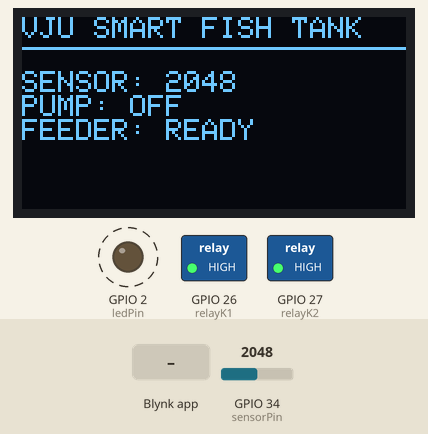
Bench run of a sketch on a simulated ESP32. On the bench: 128×64 one-colour display, switched loads named in the sketch (green lamp = pin HIGH), output pins drawn as LEDs (lit = HIGH). Dashed ring = blinking. Inputs (shaded band) come from the test bench; at power-on: GPIO 34 (sensorPin) = 2048 (analog values on the 0–4095 scale). WiFi joins after 1.5 s; servers stay silent unless stated.

Above: at 3.0 s.
3.1 s: Blynk app writes 1 to V0
At 4.6 s:
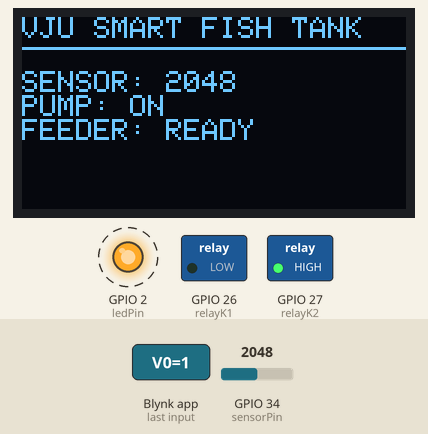
7.1 s: Blynk app writes 1 to V1
At 8.5 s:
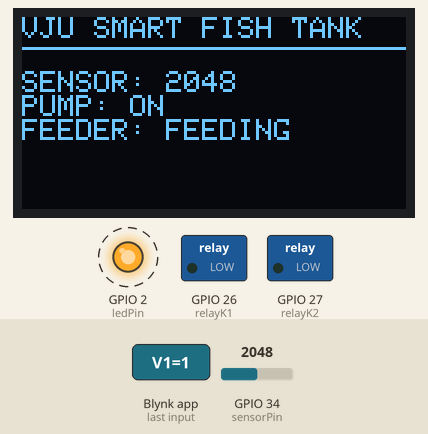
11.1 s: Blynk app writes 0 to V0
At 12.6 s:
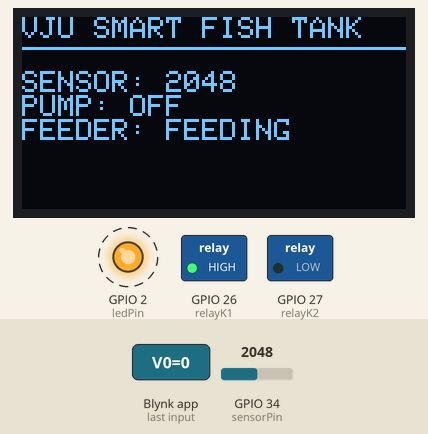
15.1 s: Blynk app writes 0 to V1
At 16.2 s:
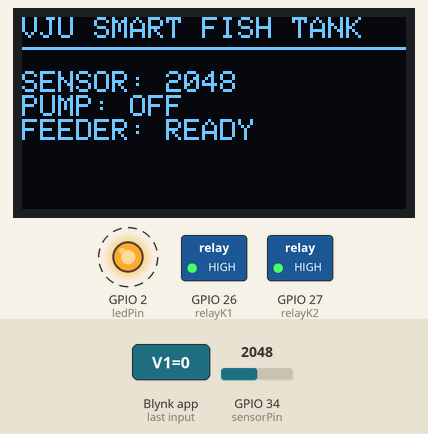
19.1 s: GPIO 34 (sensorPin) set to 2866
At 20.6 s:
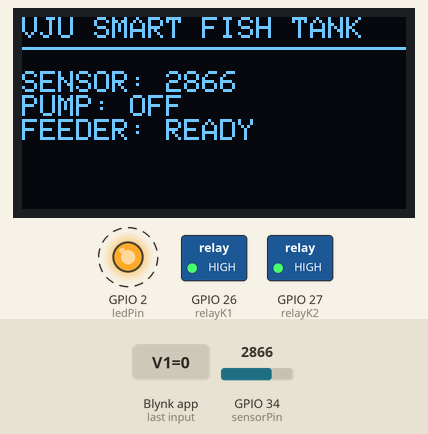
22.4 s: GPIO 34 (sensorPin) set to 3603
At 23.7 s:
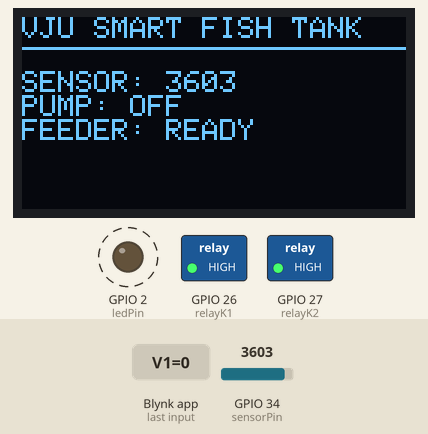
Timing chart, 0 to 26.4 s (numbered marks = the images above; inputs shaded):
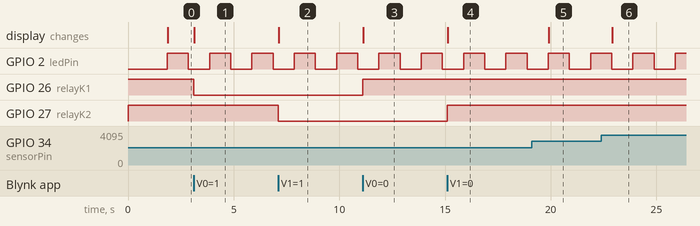

The sketch:

sketch_jan24a.ino
```cpp
#define BLYNK_PRINT Serial

// ======== BLYNK DEFINES (MUST BE FIRST) ========
#define BLYNK_TEMPLATE_ID   "TMPL6391zqRPz"
#define BLYNK_TEMPLATE_NAME "masss"
#define BLYNK_AUTH_TOKEN    "FphjdleehPPuBAJY24h6s2nDS9fDBdLG"

// ======== INCLUDES ========
#include <WiFi.h>
#include <WiFiManager.h>
#include <BlynkSimpleEsp32.h>
#include <Wire.h>
#include <Adafruit_GFX.h>
#include <Adafruit_SSD1306.h>

// ================= HARDWARE =================
#define SCREEN_WIDTH 128
#define SCREEN_HEIGHT 64

#define SDA_PIN 21
#define SCL_PIN 22

Adafruit_SSD1306 display(SCREEN_WIDTH, SCREEN_HEIGHT, &Wire, -1);

// ================= PINS =================
const int sensorPin = 34;   // RAW sensor input
const int relayK1   = 26;   // Pump (ACTIVE LOW)
const int relayK2   = 27;   // Feeder (ACTIVE LOW)
const int ledPin    = 2;

// ================= STATE =================
String pumpStatus   = "OFF";
String feederStatus = "READY";
int sensorValue     = 0;

// ================= OLED =================
void updateDisplay() {
  display.clearDisplay();
  display.setTextColor(WHITE);
  display.setTextSize(1);

  display.setCursor(0, 0);
  display.println("VJU SMART FISH TANK");
  display.drawLine(0, 10, 128, 10, WHITE);

  display.setCursor(0, 18);
  display.print("SENSOR: ");
  display.println(sensorValue);

  display.print("PUMP: ");
  display.println(pumpStatus);

  display.print("FEEDER: ");
  display.println(feederStatus);

  display.display();
}

// ================= BLYNK =================

// Pump ON/OFF (V0)
BLYNK_WRITE(V0) {
  int value = param.asInt();
  digitalWrite(relayK1, value ? LOW : HIGH);
  pumpStatus = value ? "ON" : "OFF";
  updateDisplay();
}

// Feeder HOLD (V1)
BLYNK_WRITE(V1) {
  int value = param.asInt();
  digitalWrite(relayK2, value ? LOW : HIGH);
  feederStatus = value ? "FEEDING" : "READY";
  updateDisplay();
}

// Sync buttons on reconnect
BLYNK_CONNECTED() {
  Blynk.syncVirtual(V0, V1);
}

// ================= SETUP =================
void setup() {
  Serial.begin(115200);

  pinMode(relayK1, OUTPUT);
  pinMode(relayK2, OUTPUT);
  pinMode(ledPin, OUTPUT);
  pinMode(sensorPin, INPUT);

  digitalWrite(relayK1, HIGH);
  digitalWrite(relayK2, HIGH);

  // ---- OLED ----
  Wire.begin(SDA_PIN, SCL_PIN);
  if (!display.begin(SSD1306_SWITCHCAPVCC, 0x3C)) {
    Serial.println("OLED failed");
    while (true);
  }
  display.clearDisplay();
  display.display();

  // ---- ADC ----
  analogReadResolution(12);
  analogSetPinAttenuation(sensorPin, ADC_11db);

  // ---- WiFi ----
  WiFiManager wm;
  wm.autoConnect("VJU_FishTank");

  // ---- Blynk ----
  Blynk.config(BLYNK_AUTH_TOKEN);
  Blynk.connect();
}

// ================= LOOP =================
void loop() {
  Blynk.run();

  static unsigned long lastUI = 0;

  if (millis() - lastUI > 1000) {
    lastUI = millis();

    sensorValue = analogRead(sensorPin);

    Blynk.virtualWrite(V5, sensorValue);
    digitalWrite(ledPin, !digitalRead(ledPin));
    updateDisplay();
  }
}
```

Measured:
- after the input at 3.1 s, GPIO 26 (relayK1): HIGH → LOW at once; the display: changes at once (image 1)
- after the input at 7.1 s, GPIO 27 (relayK2): HIGH → LOW at once; the display: changes at once (image 2)
- after the input at 11.1 s, GPIO 26 (relayK1): LOW → HIGH at once; the display: changes at once (image 3)
- after the input at 15.1 s, GPIO 27 (relayK2): LOW → HIGH at once; the display: changes at once (image 4)
- after the input at 19.1 s, the display: changes after 0.81 s (image 5)
- after the input at 22.4 s, the display: changes after 0.51 s (image 6)
- by itself, GPIO 2 (ledPin): alternates HIGH for 1.0 s and LOW for 1.0 s
